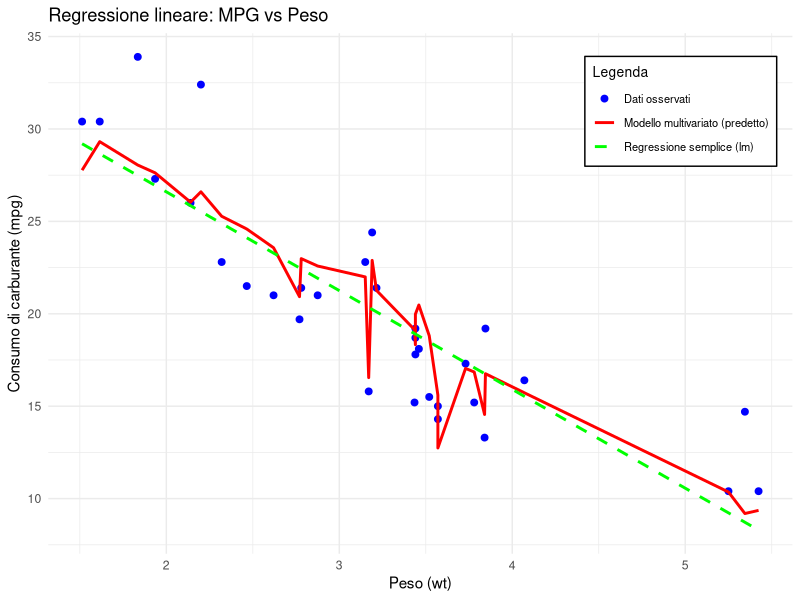
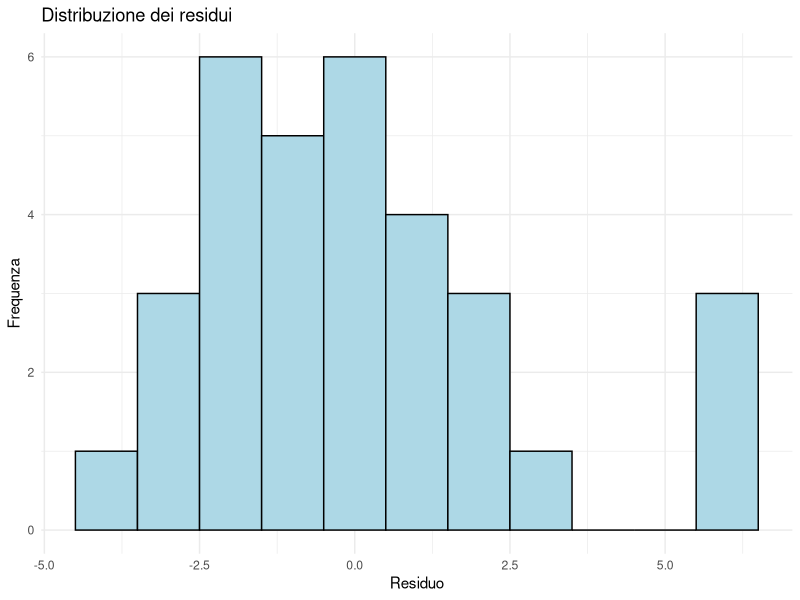
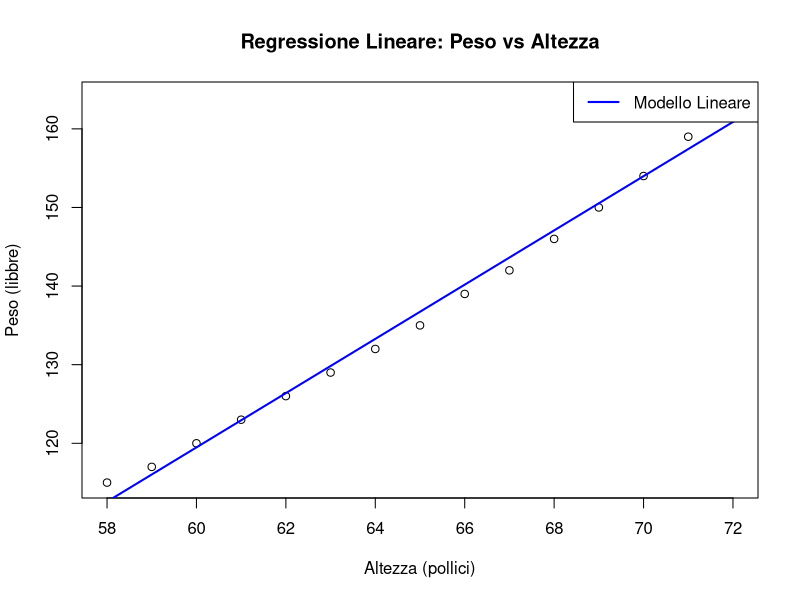

These figures' R source, in order:
# Caricare i dati
data(mtcars)

# Fitting di un modello di regressione lineare
model <- lm(mpg ~ wt + hp, data = mtcars)

# Predire i valori
mtcars$predicted_mpg <- predict(model, newdata = mtcars)

# Visualizzazione dei risultati con ggplot2
library(ggplot2)

# Grafico scatter con linea di regressione lineare e legenda all'interno del grafico
ggplot(mtcars, aes(x = wt, y = mpg)) +
  geom_point(aes(color = "Dati osservati"), size = 2) + # Punti osservati
  geom_line(aes(y = predicted_mpg, color = "Modello multivariato (predetto)"), size = 1) + # Linea predetta
  geom_smooth(aes(color = "Regressione semplice (lm)"), method = "lm", formula = y ~ x, se = FALSE, linetype = "dashed", size = 1) + # Regressione lineare semplice
  scale_color_manual(values = c("Dati osservati" = "blue", 
                                "Modello multivariato (predetto)" = "red", 
                                "Regressione semplice (lm)" = "green")) + # Personalizza i colori
  labs(title = "Regressione lineare: MPG vs Peso",
       x = "Peso (wt)",
       y = "Consumo di carburante (mpg)",
       color = "Legenda") + # Titolo della legenda
  theme_minimal() +
  theme(legend.position = c(0.85, 0.85), # Posizione in alto a destra
        legend.background = element_rect(fill = "white", color = "black"), # Sfondo e bordo della legenda
        legend.title = element_text(size = 10), # Dimensione del titolo della legenda
        legend.text = element_text(size = 8)) # Dimensione del testo della legendaa

# Analisi dei residui
ggplot(data.frame(residuals = resid(model)), aes(x = residuals)) +
  geom_histogram(binwidth = 1, fill = "lightblue", color = "black") +
  labs(title = "Distribuzione dei residui",
       x = "Residuo",
       y = "Frequenza") +
  theme_minimal()

######################################################

# Modello di regressione lineare
model <- lm(weight ~ height, data = women)

# Visualizzazione del modello
plot(women$height, women$weight, 
     xlab = "Altezza (pollici)", 
     ylab = "Peso (libbre)", 
     main = "Regressione Lineare: Peso vs Altezza")
abline(model, col = "blue", lwd = 2)
legend("topright", legend = "Modello Lineare", col = "blue", lwd = 2)
